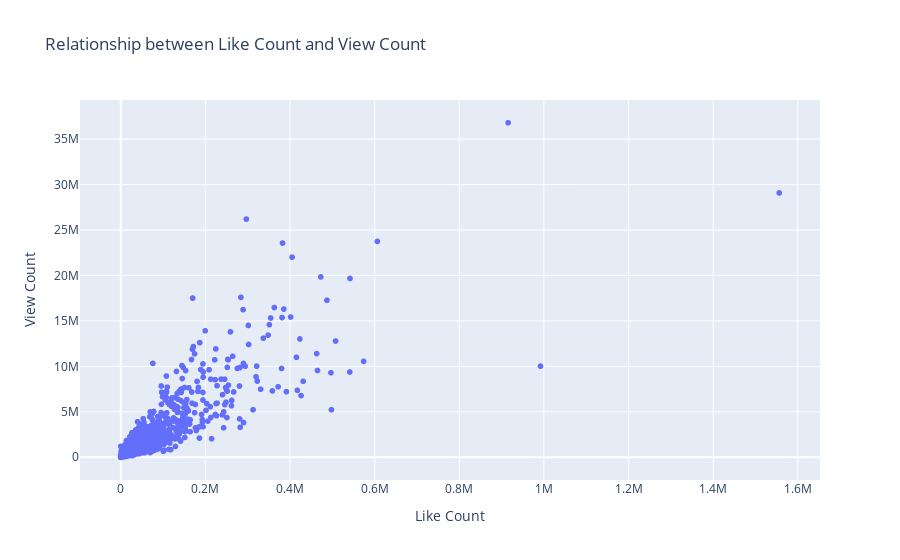

The notebook cell saved with this chart:
### Markdown cell above
#### Visualize the relationships between engagement metrics and view counts using scatter plots, heatmaps, or pair plots to gain insights into how they correlate.

### Code cell
# Scatter plot using Plotly
fig = px.scatter(videos_df_filtered, x='like_count', y='view_count', 
                 title='Relationship between Like Count and View Count',
                 labels={'like_count': 'Like Count', 'view_count': 'View Count'})
fig.show()

### Figure 1 — Plotly figure (JSON) as saved in the notebook; plotly's stock layout.template omitted (floating-point values rounded to 4 significant figures; data arrays with more than 128 entries replaced by an {"elided": "..."} marker saying what was removed)
{"data": [{"hovertemplate": "Like Count=%{x}<br>View Count=%{y}<extra></extra>", "legendgroup": "", "marker": {"color": "#636efa", "symbol": "circle"}, "mode": "markers", "name": "", "showlegend": false, "type": "scattergl", "x": {"elided": "31078 int values"}, "xaxis": "x", "y": {"elided": "31078 int values"}, "yaxis": "y"}], "layout": {"legend": {"tracegroupgap": 0}, "title": {"text": "Relationship between Like Count and View Count"}, "xaxis": {"anchor": "y", "domain": [0, 1], "title": {"text": "Like Count"}}, "yaxis": {"anchor": "x", "domain": [0, 1], "title": {"text": "View Count"}}}}
